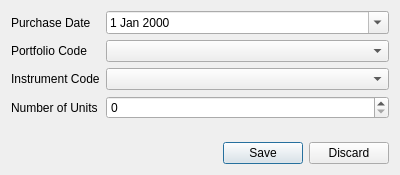
<?xml version="1.0" encoding="UTF-8"?>
<ui version="4.0">
 <class>Form</class>
 <widget class="QWidget" name="Form">
  <property name="geometry">
   <rect>
    <x>0</x>
    <y>0</y>
    <width>400</width>
    <height>175</height>
   </rect>
  </property>
  <property name="windowTitle">
   <string>Form</string>
  </property>
  <layout class="QVBoxLayout" name="verticalLayout">
   <item>
    <layout class="QFormLayout" name="formLayout">
     <property name="fieldGrowthPolicy">
      <enum>QFormLayout::AllNonFixedFieldsGrow</enum>
     </property>
     <item row="0" column="0">
      <widget class="QLabel" name="label_4">
       <property name="text">
        <string>Purchase Date</string>
       </property>
       <property name="buddy">
        <cstring>txtDate</cstring>
       </property>
      </widget>
     </item>
     <item row="0" column="1">
      <widget class="QDateEdit" name="txtDate">
       <property name="calendarPopup">
        <bool>true</bool>
       </property>
      </widget>
     </item>
     <item row="1" column="1">
      <widget class="QComboBox" name="lstPortfolios"/>
     </item>
     <item row="1" column="0">
      <widget class="QLabel" name="label_2">
       <property name="text">
        <string>Portfolio Code</string>
       </property>
       <property name="buddy">
        <cstring>lstPortfolios</cstring>
       </property>
      </widget>
     </item>
     <item row="2" column="1">
      <widget class="QComboBox" name="lstInstruments"/>
     </item>
     <item row="2" column="0">
      <widget class="QLabel" name="label">
       <property name="text">
        <string>Instrument Code</string>
       </property>
       <property name="buddy">
        <cstring>lstInstruments</cstring>
       </property>
      </widget>
     </item>
     <item row="3" column="1">
      <widget class="QSpinBox" name="txtUnits"/>
     </item>
     <item row="3" column="0">
      <widget class="QLabel" name="label_3">
       <property name="text">
        <string>Number of Units</string>
       </property>
       <property name="buddy">
        <cstring>txtUnits</cstring>
       </property>
      </widget>
     </item>
    </layout>
   </item>
   <item>
    <widget class="QDialogButtonBox" name="buttonBox">
     <property name="orientation">
      <enum>Qt::Horizontal</enum>
     </property>
     <property name="standardButtons">
      <set>QDialogButtonBox::Discard|QDialogButtonBox::Save</set>
     </property>
    </widget>
   </item>
  </layout>
 </widget>
 <tabstops>
  <tabstop>txtDate</tabstop>
  <tabstop>lstPortfolios</tabstop>
  <tabstop>lstInstruments</tabstop>
  <tabstop>txtUnits</tabstop>
  <tabstop>buttonBox</tabstop>
 </tabstops>
 <resources/>
 <connections/>
</ui>
